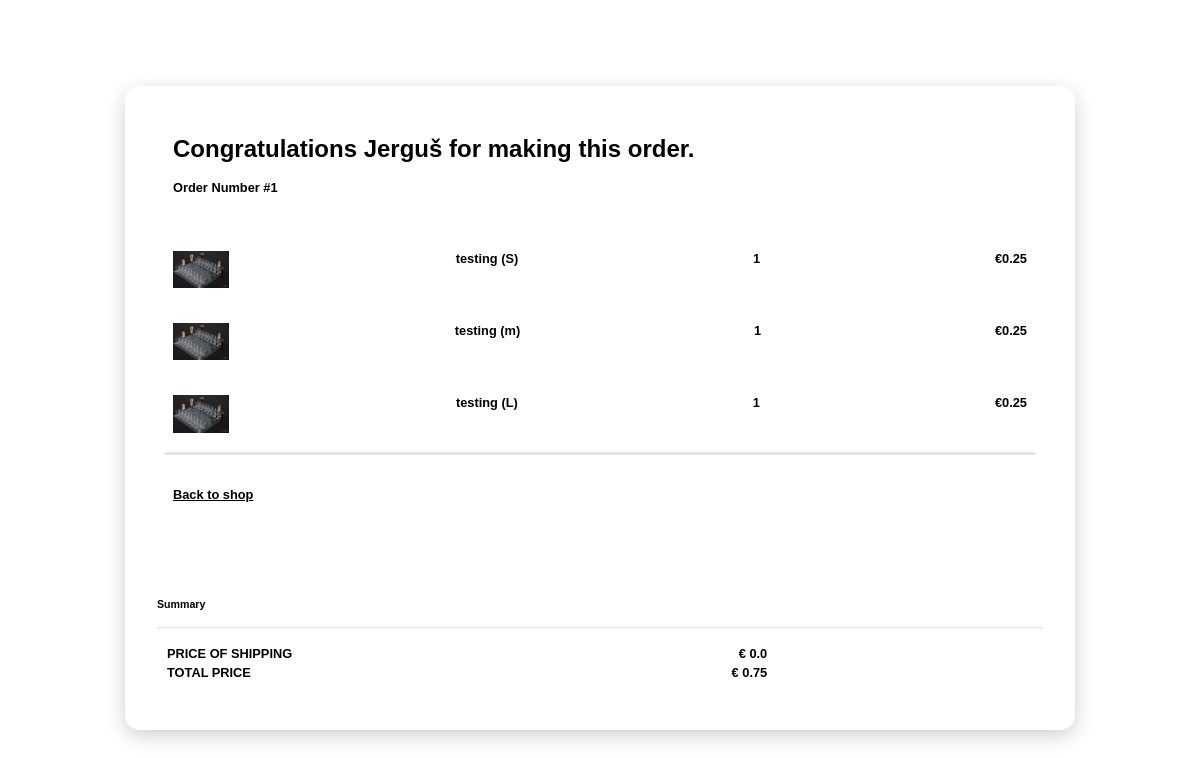
Page /succesful-order/1/ on the committed database.
### main/models.py (models this page shows, shortened)
class Order(models.Model):
    status_ordered=models.BooleanField(default=False)
    status_sent = models.BooleanField(default=False)
    order_price = models.FloatField(default=0.0)
    customer_first_name = models.CharField(max_length=50, default='')
    customer_last_name = models.CharField(max_length=50, default='')
    country = models.CharField(max_length=50, default='')
    phone = models.CharField(max_length=50, default='')
    mail = models.CharField(max_length=50, default='',null=True)
    street = models.CharField(max_length=150, default='')
    city = models.CharField(max_length=50, default='')
    zip_address = models.CharField(max_length=50, default='')
    shipping_method = models.ForeignKey(ShippingMethod,
                                on_delete=models.CASCADE, null=True)
    date = models.DateTimeField(default=timezone.now)
    invoice=models.FileField(upload_to='client_invoices/',null=True)

class OrderItem(models.Model) :
    order = models.ForeignKey(Order,
                                on_delete=models.CASCADE, null=True)
    product_and_size = models.ForeignKey(Size,
                                on_delete=models.CASCADE,null=True)
    quantity = models.IntegerField(default=1)

class Size(models.Model):
    product = models.ForeignKey(Products, on_delete=models.CASCADE)
    size = models.CharField(max_length=20)
    quantity = models.PositiveIntegerField()

class Products(models.Model):
    name = models.CharField(max_length=60)
    price = models.FloatField(default=0.0)
    discount=  models.IntegerField(default=0)
    description = models.CharField(
        max_length=250, default='', blank=True, null=True)

class ShippingMethod(models.Model):
    country=models.ForeignKey(Shipping,
                                on_delete=models.CASCADE, null=True)
    name=models.CharField(max_length=50, default='')
    price=models.FloatField(default=0.0)
    delivery_time =  models.CharField(max_length=100, default='',null=True)

### main/views.py (the view)
# urls.py: path('succesful-order/<int:id>/', SuccesfulOrder.as_view(),name="SuccesfulOrder"),
class SuccesfulOrder(View):
    template_name = 'main/succesful-order.html'
    def get(self, request,id):
        order=Order.objects.get(id=id)
        shipping_method=order.shipping_method
        items=OrderItem.objects.filter(order=order)
        shipping_method.price=dph.calculate(shipping_method.price)
        total_price=0
        for item in items:
            productID= item.product_and_size.product
            image=Image.objects.filter(product=productID)[0]
            item.image = image.images.url
            size=item.product_and_size
            quantity=item.quantity
            price = size.product.price*(1 - size.product.discount / 100)*quantity
            price=price=dph.calculate(price)
            price = round(price, 2)
            total_price+=price
            item.price= price
        total_price+=shipping_method.price
        total_price=round(total_price, 2)
        return render(request, self.template_name,{'order_items': items,'order':order,"shipping_method":shipping_method,"total_price":total_price})

### main/libs/dph.py (called while the page is built)
def calculate(variable):
    if AdminInformations.objects.all()[0].DPH == True:
            variable+=(AdminInformations.objects.all()[0].dph_size*variable)/(100-AdminInformations.objects.all()[0].dph_size )
    return variable

### main/templates/main/succesful-order.html (shortened to what this page needs)
{% load static %}
{% block content %}
<!DOCTYPE html>
<html lang="en">
<head>
    <link rel="stylesheet" href="{% static 'css/styles.css' %}">
</head>
<body>
    <div class="card">
        <div class="row">
            <div class="col-md-8 cart">
                <div class="title">
                    <div class="row">
                        <div class="col">
                            <h4><b>Congratulations {{order.customer_first_name}} for making this order.</b></h4>
                        </div>
                        <div class="col align-self-center text-right text-muted">Order Number #{{order.id}}</div>
                    </div>
                </div>
                {% for product in order_items %}
                <div class="row border-top border-bottom main align-items-center">
                    <div class="col-2"><img class="img-fluid" src="{% static product.image %}"></div>
                    <div class="col">
                        <div class="row">{{product.product_and_size.product.name}} ({{product.product_and_size.size}})
                        </div>
                    </div>
                    <div class="col">
                        <a class="border" id="quantity{{item.size.id}}">{{product.quantity}}</a>
                    </div>
                    <div class="col">&euro;{{product.price}} </div>
                </div>
                {% endfor %}
                <div class="row" style="border-top: 3px solid rgba(0,0,0,.1); padding: 2vh 0;"></div>
                <div class="back-to-shop"><a href="/" style="color:black;"><span class="text-muted"> Back to
                            shop</span></a></div>
            </div>
            <div class="col-md-4 summary">
                <div>
                    <h5><b>Summary</b></h5>
                </div>
                <div class="row" style="border-top: 1px solid rgba(0,0,0,.1); padding: 2vh 0;">
                    <div class="prices_container">
                        <div style="padding: 2px;display: flex; justify-content: space-between;">
                            <div class=" col">PRICE OF SHIPPING</div>
                            <div class="col text-right">&euro; {{shipping_method.price}}</div>
                        </div>
                        <div style="padding: 2px;display: flex; justify-content: space-between;">
                            <div class="col">TOTAL PRICE</div>
                            <div class="col text-right">&euro; {{total_price}}</div>
                        </div>
                    </div>
                </div>
            </div>
        </div>
    </div>
</body>
</html>
{% endblock %}

### static/css/styles.css (style rules this page uses)
body { background: #ffffff; min-height: 100vh; vertical-align: middle; display: flex; font-family: sans-serif; font-size: 0.8rem; font-weight: bold; }
.title { margin-bottom: 5vh; }
.prices_container { width: 70%; }
.card { margin: auto; max-width: 950px; width: 90%; box-shadow: 0 6px 20px 0 rgba(0, 0, 0, 0.19); border-radius: 1rem; border: transparent; }
.cart { background-color: #ffffff; padding: 4vh 5vh; border-top-right-radius: 15px; border-top-left-radius: 15px; }
.summary { background-color: #ffffff; padding: 4vh; color: rgb(0, 0, 0); border-bottom-left-radius: 15px; border-bottom-right-radius: 15px; }
.row { margin: 0; border-radius: 50; }
.title b { font-size: 1.5rem; }
.main { margin: 0; padding: 2vh 0; width: 100%; display: flex; justify-content: space-between; }
.col-2, .col { padding: 0 1vh; }
a { padding: 0 1vh; }
img { width: 3.5rem; }
h5 { margin-top: 4vh; }

### rows in the picture
Order: customer_first_name "Jerguš", id "1"
OrderItem: product_and_size.product.name "testing", product_and_size.size "S", quantity "1", price "0.25"
OrderItem: product_and_size.product.name "testing", product_and_size.size "m", quantity "1", price "0.25"
OrderItem: product_and_size.product.name "testing", product_and_size.size "L", quantity "1", price "0.25"
ShippingMethod: price "0.0"

### other values in the picture
{{ total_price }} "0.75"
